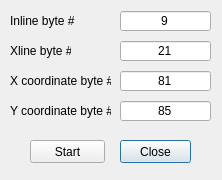
<?xml version="1.0" encoding="UTF-8"?>
<ui version="4.0">
 <class>ilxlrange</class>
 <widget class="QDialog" name="ilxlrange">
  <property name="geometry">
   <rect>
    <x>0</x>
    <y>0</y>
    <width>222</width>
    <height>180</height>
   </rect>
  </property>
  <property name="minimumSize">
   <size>
    <width>181</width>
    <height>100</height>
   </size>
  </property>
  <property name="windowTitle">
   <string>Dialog</string>
  </property>
  <widget class="QLabel" name="label_2">
   <property name="geometry">
    <rect>
     <x>10</x>
     <y>10</y>
     <width>71</width>
     <height>21</height>
    </rect>
   </property>
   <property name="text">
    <string>Inline byte #</string>
   </property>
  </widget>
  <widget class="QSpinBox" name="spinboxInlineByte">
   <property name="geometry">
    <rect>
     <x>120</x>
     <y>10</y>
     <width>91</width>
     <height>22</height>
    </rect>
   </property>
   <property name="locale">
    <locale language="English" country="UnitedStates"/>
   </property>
   <property name="alignment">
    <set>Qt::AlignCenter</set>
   </property>
   <property name="buttonSymbols">
    <enum>QAbstractSpinBox::NoButtons</enum>
   </property>
   <property name="minimum">
    <number>1</number>
   </property>
   <property name="maximum">
    <number>300</number>
   </property>
   <property name="value">
    <number>9</number>
   </property>
  </widget>
  <widget class="QLabel" name="label_3">
   <property name="geometry">
    <rect>
     <x>10</x>
     <y>40</y>
     <width>61</width>
     <height>21</height>
    </rect>
   </property>
   <property name="text">
    <string>Xline byte #</string>
   </property>
  </widget>
  <widget class="QSpinBox" name="spinboxXlineByte">
   <property name="geometry">
    <rect>
     <x>120</x>
     <y>40</y>
     <width>91</width>
     <height>22</height>
    </rect>
   </property>
   <property name="locale">
    <locale language="English" country="UnitedStates"/>
   </property>
   <property name="alignment">
    <set>Qt::AlignCenter</set>
   </property>
   <property name="buttonSymbols">
    <enum>QAbstractSpinBox::NoButtons</enum>
   </property>
   <property name="minimum">
    <number>1</number>
   </property>
   <property name="maximum">
    <number>300</number>
   </property>
   <property name="value">
    <number>21</number>
   </property>
  </widget>
  <widget class="QPushButton" name="btnClose">
   <property name="geometry">
    <rect>
     <x>120</x>
     <y>140</y>
     <width>71</width>
     <height>23</height>
    </rect>
   </property>
   <property name="text">
    <string>Close</string>
   </property>
  </widget>
  <widget class="QPushButton" name="btnStart">
   <property name="geometry">
    <rect>
     <x>30</x>
     <y>140</y>
     <width>75</width>
     <height>23</height>
    </rect>
   </property>
   <property name="text">
    <string>Start</string>
   </property>
  </widget>
  <widget class="QLabel" name="label_4">
   <property name="geometry">
    <rect>
     <x>10</x>
     <y>70</y>
     <width>101</width>
     <height>21</height>
    </rect>
   </property>
   <property name="text">
    <string>X coordinate byte #</string>
   </property>
  </widget>
  <widget class="QSpinBox" name="spinboxYByte">
   <property name="geometry">
    <rect>
     <x>120</x>
     <y>100</y>
     <width>91</width>
     <height>22</height>
    </rect>
   </property>
   <property name="locale">
    <locale language="English" country="UnitedStates"/>
   </property>
   <property name="alignment">
    <set>Qt::AlignCenter</set>
   </property>
   <property name="buttonSymbols">
    <enum>QAbstractSpinBox::NoButtons</enum>
   </property>
   <property name="minimum">
    <number>1</number>
   </property>
   <property name="maximum">
    <number>300</number>
   </property>
   <property name="value">
    <number>85</number>
   </property>
  </widget>
  <widget class="QSpinBox" name="spinboxXByte">
   <property name="geometry">
    <rect>
     <x>120</x>
     <y>70</y>
     <width>91</width>
     <height>22</height>
    </rect>
   </property>
   <property name="locale">
    <locale language="English" country="UnitedStates"/>
   </property>
   <property name="alignment">
    <set>Qt::AlignCenter</set>
   </property>
   <property name="buttonSymbols">
    <enum>QAbstractSpinBox::NoButtons</enum>
   </property>
   <property name="minimum">
    <number>1</number>
   </property>
   <property name="maximum">
    <number>300</number>
   </property>
   <property name="value">
    <number>81</number>
   </property>
  </widget>
  <widget class="QLabel" name="label_5">
   <property name="geometry">
    <rect>
     <x>10</x>
     <y>100</y>
     <width>101</width>
     <height>21</height>
    </rect>
   </property>
   <property name="text">
    <string>Y coordinate byte #</string>
   </property>
  </widget>
 </widget>
 <resources/>
 <connections>
  <connection>
   <sender>btnClose</sender>
   <signal>clicked()</signal>
   <receiver>ilxlrange</receiver>
   <slot>close()</slot>
   <hints>
    <hint type="sourcelabel">
     <x>135</x>
     <y>81</y>
    </hint>
    <hint type="destinationlabel">
     <x>90</x>
     <y>49</y>
    </hint>
   </hints>
  </connection>
 </connections>
</ui>
